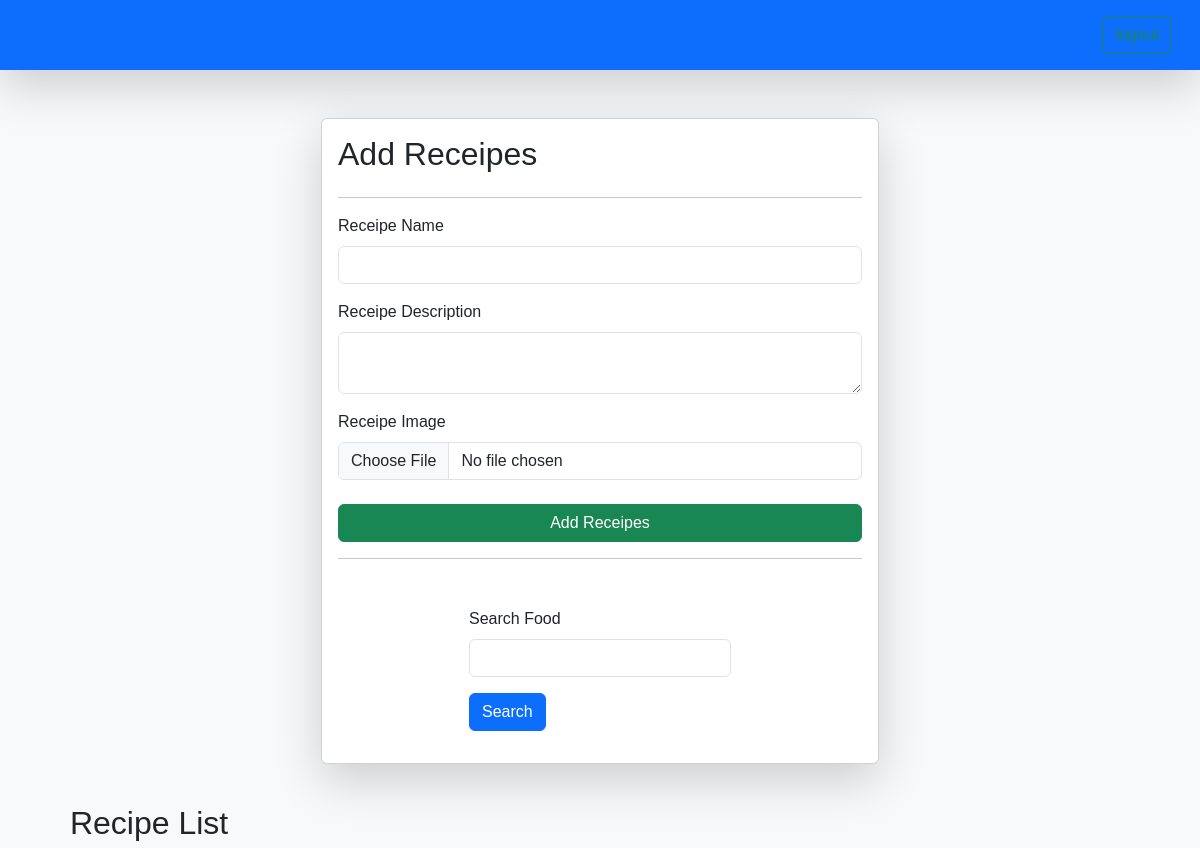
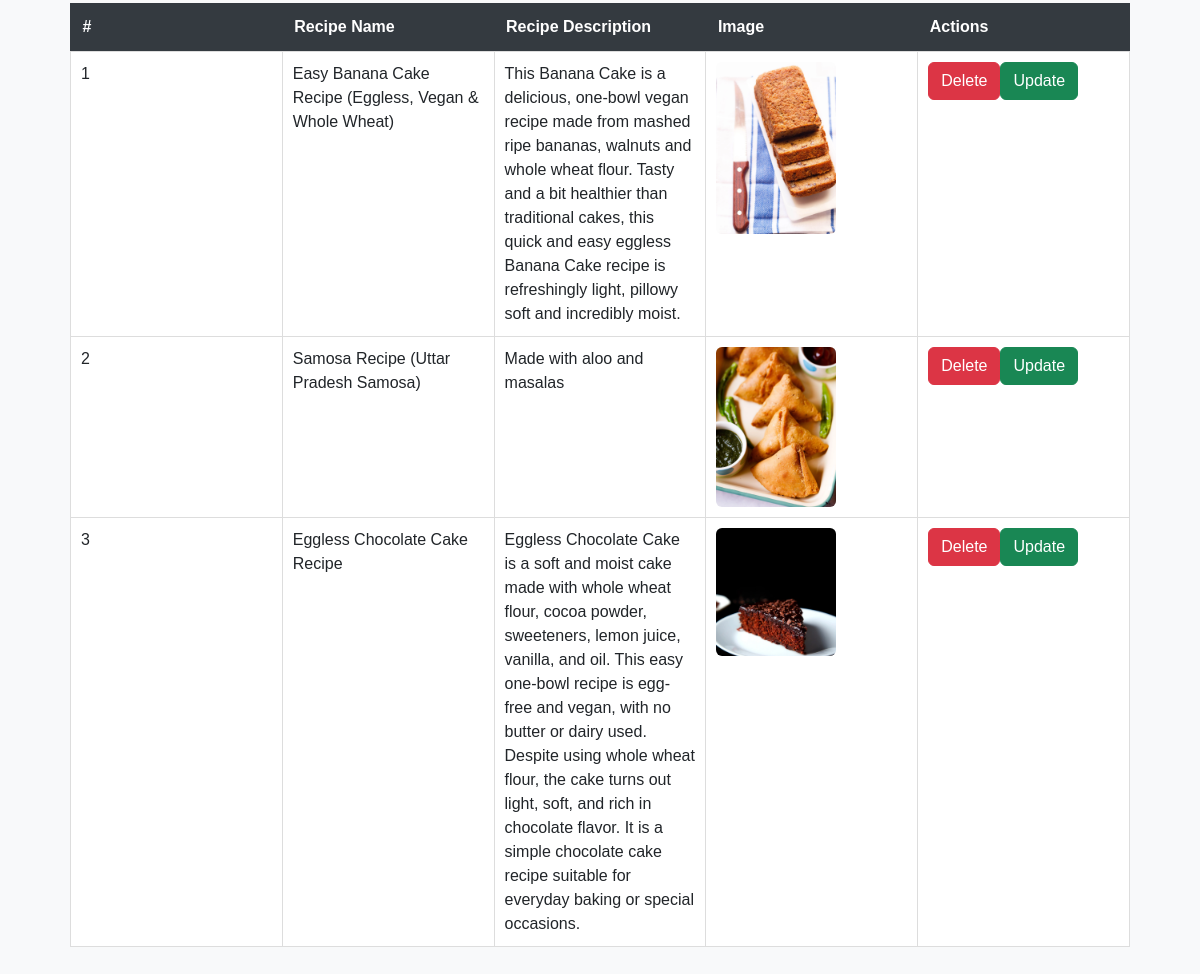
/receipes/ (signed in), run on the app's committed database (2 pictures, top to bottom).
### vege/models.py (models this page shows)
class Receipe(models.Model):
    user = models.ForeignKey(User,on_delete=models.SET_NULL,null=True,blank=True)
    receipe_name = models.CharField(max_length=100)
    receipe_description = models.TextField()
    receipe_image = models.ImageField(upload_to ="receipe")
    receipe_view_count = models.IntegerField(default = 1)

### vege/views.py (the view, shortened to what this page needs)
# urls.py: path('receipes/', receipes,name="receipes"),
@login_required(login_url="/login/")
def receipes(request):
    queryset = Receipe.objects.all()
    if request.GET.get('search'):
        queryset = queryset.filter( receipe_name__icontains = request.GET.get('search'))
    context = {'receipes':queryset}
    return render(request,'receipes.html',context)

### vege/templates/receipes.html (shortened to what this page needs)
{% extends "base.html" %}
{% block content %}
<div class="container mt-5">
    <form class="col-6 mx-auto card p-3 shadow-lg" method="post" enctype = "multipart/form-data">
        <h2>Add Receipes</h2>
        <hr>
  <div class="mb-3">
    <label for="exampleInputEmail1" class="form-label">Receipe Name</label>
    <input name = "receipe_name" required type="text" class="form-control">
  </div>
  <div class="mb-3">
    <label for="exampleInputPassword1"class="form-label">Receipe Description</label>
    <textarea class="form-control" name = "receipe_description" required></textarea>
  </div>
  <div class="mb-3">
    <label for="exampleInputPassword1" class="form-label">Receipe Image</label>
     <input name ="receipe_image" type="file" class="form-control">
  <button type="submit" class="btn btn-success w-100 mt-4">Add Receipes</button>
</form>
<hr>
<div class="mt-5">
    <div class="mx-auto col-6">
        <div class="mb-3">
            <form>
            <label for="exampleInputEmail1" class="form-label">Search Food</label>
    <input name = "search" type="text" class="form-control">
        </div>
        <button type="submit" class="btn btn-primary">Search</button>
    </div>
</div>
<!DOCTYPE html>
<html>
<head>
</head>
<body>
    </div>
    <div class="table-box">
        <h2>Recipe List</h2>
        <table>
            <thead>
                <tr>
                    <th>#</th>
                    <th>Recipe Name</th>
                    <th>Recipe Description</th>
                    <th>Image</th>
                    <th>Actions</th>
                </tr>
            </thead>
            <tbody>
                {% for receipe in receipes %}
                <tr>
                    <td>{{ forloop.counter }}</td>
                    <td>{{ receipe.receipe_name }}</td>
                    <td class="desc">{{ receipe.receipe_description }}</td>
                    <td>
                        {% if receipe.receipe_image %}
                            <img src="{{ receipe.receipe_image.url }}">
                        {% else %}
                            No Image
                        {% endif %}
                    </td>
                    <td>
                      <a href="/delete-receipe/ {{receipe.id}}/" class ="btn btn-danger">Delete</button>
                      <a href="/update-receipe/ {{receipe.id}}/" class ="btn btn-success">Update</button>
                    </td>
                </tr>
                {% endfor %}
            </tbody>
        </table>
    </div>
</body>
</html>
{% endblock %}

### vege/templates/base.html (shortened to what this page needs)
<!DOCTYPE html>
<html lang="en">
<head>
   <link href="https://cdn.jsdelivr.net/npm/bootstrap@5.3.0/dist/css/bootstrap.min.css" rel="stylesheet">
</head>
<body>
    <nav class="navbar dark p-3 bg-primary shadow-lg">
  <div class="container-fluid">
   {% if request.user.is_authenticated %}
      <a href="/logout/" class="btn btn-outline-success" type="submit">logout</a>
    {% else %}
     <a href="/login/" class="btn btn-outline-success" type="submit">login</a>
     {% endif %}
  </div>
</nav>
   <section>
       {% block content %}
       {% endblock %}
</body>
</html>

### vege/templates/receipes.html (style rules this page uses)
body { font-family: Arial, sans-serif; background-color: #f8f9fa; }
.table-box { width: 95%; margin: 40px auto; }
table { width: 100%; border-collapse: collapse; table-layout: fixed; background: white; }
th { background: #343a40; color: white; padding: 12px; text-align: left; }
td { padding: 10px; border: 1px solid #ddd; vertical-align: top; line-height: 1.5; }
.desc { width: 45%; word-wrap: break-word; }
td img { width: 120px; border-radius: 6px; }

### data on the page
Receipe: receipe_name "Easy Banana Cake Recipe (Eggless, Vegan & Whole Wheat)", receipe_description "This Banana Cake is a delicious, one-bowl vegan recipe made from mashed ripe bananas, walnuts and whole wheat flour. Tasty and a bit healthier than traditional cakes, this quick and easy eggless Banana Cake recipe is refreshingly light, pillowy soft and incredibly moist.", receipe_image (picture)
Receipe: receipe_name "Samosa Recipe (Uttar Pradesh Samosa)", receipe_description "Made with aloo and masalas", receipe_image (picture)
Receipe: receipe_name "Eggless Chocolate Cake Recipe", receipe_description "Eggless Chocolate Cake is a soft and moist cake made with whole wheat flour, cocoa powder, sweeteners, lemon juice, vanilla, and oil. This easy one-bowl recipe is egg-free and vegan, with no butter or dairy used. Despite using whole wheat flour, the cake turns out light, soft, and rich in chocolate flavor. It is a simple chocolate cake recipe suitable for everyday baking or special occasions.", receipe_image (picture)
